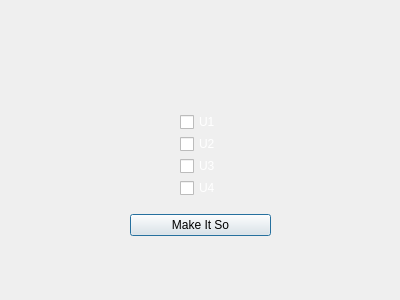
<?xml version="1.0" encoding="UTF-8"?>
<ui version="4.0">
 <class>Dialog</class>
 <widget class="QDialog" name="Dialog">
  <property name="geometry">
   <rect>
    <x>0</x>
    <y>0</y>
    <width>400</width>
    <height>300</height>
   </rect>
  </property>
  <property name="sizePolicy">
   <sizepolicy hsizetype="Fixed" vsizetype="Fixed">
    <horstretch>0</horstretch>
    <verstretch>0</verstretch>
   </sizepolicy>
  </property>
  <property name="minimumSize">
   <size>
    <width>400</width>
    <height>300</height>
   </size>
  </property>
  <property name="maximumSize">
   <size>
    <width>400</width>
    <height>300</height>
   </size>
  </property>
  <property name="cursor">
   <cursorShape>ArrowCursor</cursorShape>
  </property>
  <property name="windowTitle">
   <string>Upload</string>
  </property>
  <property name="windowIcon">
   <iconset>
    <normaloff>graphics/icon.png</normaloff>graphics/icon.png</iconset>
  </property>
  <property name="statusTip">
   <string/>
  </property>
  <property name="styleSheet">
   <string notr="true"/>
  </property>
  <widget class="QLabel" name="loadlabel_stars">
   <property name="enabled">
    <bool>true</bool>
   </property>
   <property name="geometry">
    <rect>
     <x>0</x>
     <y>0</y>
     <width>400</width>
     <height>300</height>
    </rect>
   </property>
   <property name="text">
    <string/>
   </property>
   <property name="alignment">
    <set>Qt::AlignCenter</set>
   </property>
  </widget>
  <widget class="QLabel" name="uploadlabel">
   <property name="geometry">
    <rect>
     <x>40</x>
     <y>40</y>
     <width>321</width>
     <height>61</height>
    </rect>
   </property>
   <property name="font">
    <font>
     <family>Roboto</family>
     <pointsize>9</pointsize>
    </font>
   </property>
   <property name="styleSheet">
    <string notr="true">color:white;</string>
   </property>
   <property name="text">
    <string/>
   </property>
   <property name="pixmap">
    <pixmap>graphics/uploading_head.png</pixmap>
   </property>
   <property name="alignment">
    <set>Qt::AlignCenter</set>
   </property>
   <property name="wordWrap">
    <bool>true</bool>
   </property>
  </widget>
  <widget class="QWidget" name="verticalLayoutWidget">
   <property name="geometry">
    <rect>
     <x>180</x>
     <y>110</y>
     <width>51</width>
     <height>91</height>
    </rect>
   </property>
   <layout class="QVBoxLayout" name="verticalLayout">
    <property name="spacing">
     <number>0</number>
    </property>
    <item>
     <widget class="QCheckBox" name="U1">
      <property name="styleSheet">
       <string notr="true">color:white;</string>
      </property>
      <property name="text">
       <string>U1</string>
      </property>
      <property name="tristate">
       <bool>false</bool>
      </property>
     </widget>
    </item>
    <item>
     <widget class="QCheckBox" name="U2">
      <property name="styleSheet">
       <string notr="true">color:white;</string>
      </property>
      <property name="text">
       <string>U2</string>
      </property>
     </widget>
    </item>
    <item>
     <widget class="QCheckBox" name="U3">
      <property name="styleSheet">
       <string notr="true">color:white;</string>
      </property>
      <property name="text">
       <string>U3</string>
      </property>
     </widget>
    </item>
    <item>
     <widget class="QCheckBox" name="U4">
      <property name="styleSheet">
       <string notr="true">color:white;</string>
      </property>
      <property name="text">
       <string>U4</string>
      </property>
     </widget>
    </item>
   </layout>
  </widget>
  <widget class="QWidget" name="verticalLayoutWidget_2">
   <property name="geometry">
    <rect>
     <x>130</x>
     <y>210</y>
     <width>141</width>
     <height>31</height>
    </rect>
   </property>
   <layout class="QVBoxLayout" name="verticalLayout_2">
    <item>
     <widget class="QPushButton" name="UP">
      <property name="text">
       <string>Make It So</string>
      </property>
     </widget>
    </item>
   </layout>
  </widget>
 </widget>
 <resources/>
 <connections/>
</ui>
